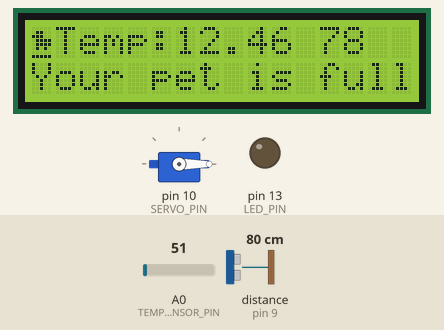
Recording of a sketch running on a simulated Arduino Uno, built with avr-gcc and run on an emulated ATmega328P. Parts: 16×2 character LCD, servo, output pins drawn as LEDs (lit = HIGH). Wiring (inferred from the names in the program): ultrasonic range finder: trigger pin 12; echo pin 9. Inputs (shaded band) come from the test bench; at power-on: A0 (TEMP_SENSOR_PIN) = 51, distance to the obstacle (sensor on pin 9) 80 cm. The echo pulse lasts 58.3 µs per cm; pins used as bus, display or sensor lines are not drawn.

Above: at 1.2 s.
1.3 s: A0 (TEMP_SENSOR_PIN) set to 67
At 4.8 s:
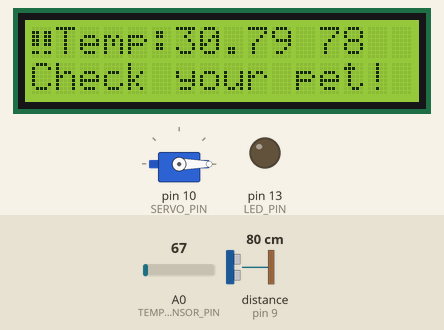
5.4 s: distance to the obstacle (sensor on pin 9) set to 2 cm
At 7.2 s:
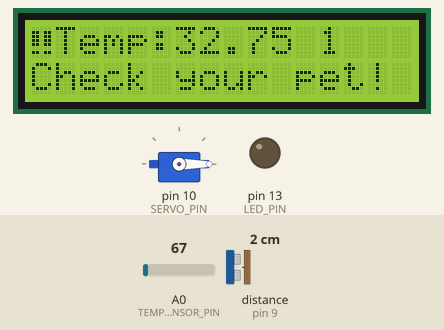
7.6 s: distance to the obstacle (sensor on pin 9) set to 4 cm
At 9.3 s:
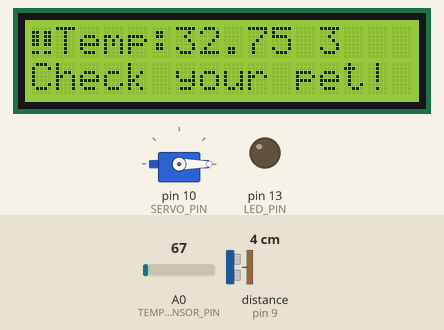
9.6 s: A0 (TEMP_SENSOR_PIN) set to 71
At 11.0 s:
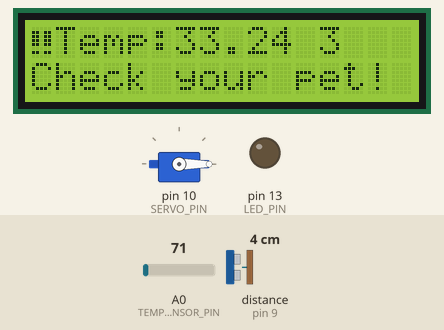
12.7 s: A0 (TEMP_SENSOR_PIN) set to 30
At 16.0 s:
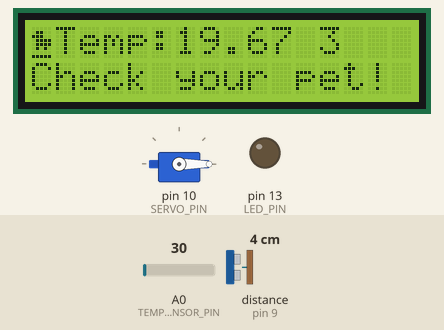
16.8 s: distance to the obstacle (sensor on pin 9) set to 9 cm
At 18.3 s:
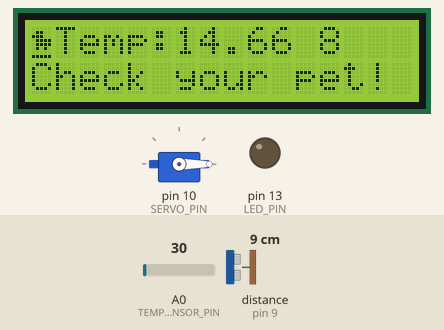
Timing chart, 0 to 19.7 s (numbered marks = the images above; inputs shaded):
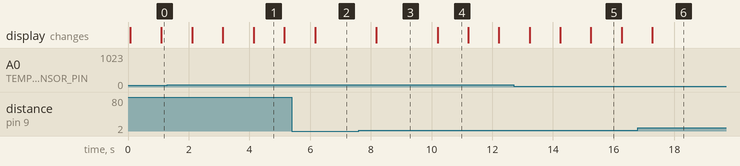

Measured:
- the behaviour switches between 59 and 60 on A0 (TEMP_SENSOR_PIN) (found by bisection; images 0 and 1)
- after the input at 5.4 s, the display: changes after 0.76 s (image 2)
- after the input at 7.6 s, the display: changes after 0.58 s (image 3)
- after the input at 9.6 s, the display: changes after 0.60 s (image 4)
- after the input at 12.7 s, the display: first changes after 0.53 s (image 5 shows a later state)
- after the input at 16.8 s, the display: changes after 0.47 s (image 6)
- what the display in image 1 shows lasts 1.1 s, from 4.1 s to 5.2 s

The sketch:

PetCaringSystem.ino
```cpp
#include <LiquidCrystal.h>
#include <IRremote.h>
#include <Servo.h>

#define TRIG_PIN 12
#define IR_PIN 2
#define ECHO_PIN 9
#define LED_PIN 13
#define SERVO_PIN 10
#define TEMP_SENSOR_PIN A0

// these signal numbers is noted based on real signal, not in tinkercad
int irRemoteNumber[] = { 22, 12, 24, 94, 8, 28, 90, 66, 82, 74 }; //1, 2, 3, 4, 5, 6, 7, 8, 9
int manual = 12;
int minTemp = 20;//25
int maxTemp = 29;//45
int maxDist = 15;
unsigned long breakTime = 15000;//28800000
unsigned long lastFeed;
unsigned long now;

LiquidCrystal lcd(3, 4, 5, 6, 7, 8);
Servo myServo;
float setTemp = 34.00;
float ar_temp[4] = {0.00, 0.00, 0.00, 0.00};
int tempIndex = 0;

byte dog[] = {
  B00000,
  B01100,
  B11100,
  B01111,
  B01111,
  B01010,
  B00000,
  B11111
};

byte danger[] = {
  B00000,
  B11011,
  B11011,
  B11011,
  B11011,
  B00000,
  B11011,
  B00000
};

void setup() {
  IrReceiver.begin(IR_PIN);
  lcd.createChar(1, dog);
  lcd.createChar(2, danger);
  pinMode(TRIG_PIN, OUTPUT);
  pinMode(ECHO_PIN, INPUT);
  pinMode(LED_PIN, OUTPUT);

  lcd.begin(16, 2);
  myServo.attach(SERVO_PIN);
  myServo.write(0);
  IrReceiver.enableIRIn();
  Serial.begin(9600);
  lcd.setCursor(1, 0);
  lcd.print("Temp: ");
  lastFeed = millis();
}

long getDistance() {
  digitalWrite(TRIG_PIN, LOW);
  delayMicroseconds(2);
  digitalWrite(TRIG_PIN, HIGH);
  delayMicroseconds(10);
  digitalWrite(TRIG_PIN, LOW);
  return pulseIn(ECHO_PIN, HIGH);
}

float readTemp() {
  float adcVal = analogRead(TEMP_SENSOR_PIN);
  float t = (adcVal * 500) / 1023;

  ar_temp[tempIndex] = t;
  tempIndex = (tempIndex + 1) % 4;

  float tempSum = 0;
  for (int i = 0; i < 4; i++) {
    tempSum += ar_temp[i];
  }
  return (tempSum / 4);
}

void moveServo() {
  myServo.write(180);
  digitalWrite(LED_PIN, HIGH);
  delay(500);
  myServo.write(0);
  digitalWrite(LED_PIN, LOW);
  lastFeed = millis();
}

void loop() {
  float temp = readTemp();
  int distance = 0.0168 * getDistance();
  lcd.setCursor(12, 0);
  lcd.print("              ");
  lcd.setCursor(12, 0);
  lcd.print(distance);

  now = millis();
  //Temperature
  lcd.setCursor(6,0);
  lcd.print(temp);
  if(temp>maxTemp)
  {
    lcd.setCursor(0, 0);
    lcd.write(2);
  }
  else{
    lcd.setCursor(0, 0);
    lcd.write(1);
  }

  //Feeding
  if (IrReceiver.decode()) {
    int irDataIn = IrReceiver.decodedIRData.command;
    if(irDataIn==manual || distance > maxDist){
      moveServo();
    }

    IrReceiver.resume();
  }
  //Auto feed
  // if (distance > maxDist)
  // {
  //   moveServo();
  // }

  //Check last feed
  lcd.setCursor(0, 1);
  if(now - lastFeed > breakTime || temp > maxTemp)
  {
    lcd.print("                     ");
    lcd.setCursor(0, 1);
    lcd.print("Check your pet!");
  }
  else{
    lcd.print("                     ");
    lcd.setCursor(0, 1);
    lcd.print("Your pet is full!");
  }

  delay(1000);
}
```
